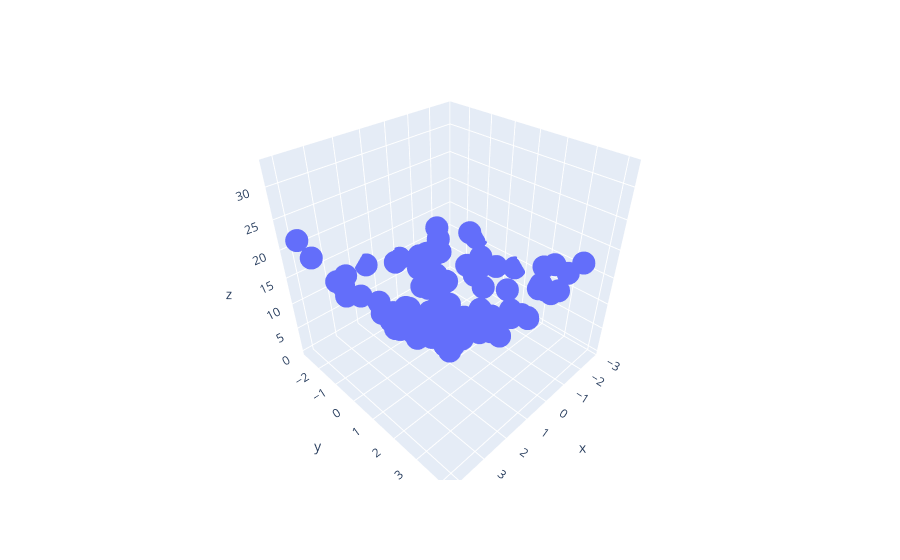

Notebook code for this chart:
### Code cell
import plotly.express as px
df = px.data.iris()
fig = px.scatter_3d(df, x=x.ravel(), y=y.ravel(), z=z.ravel())
fig.show()
